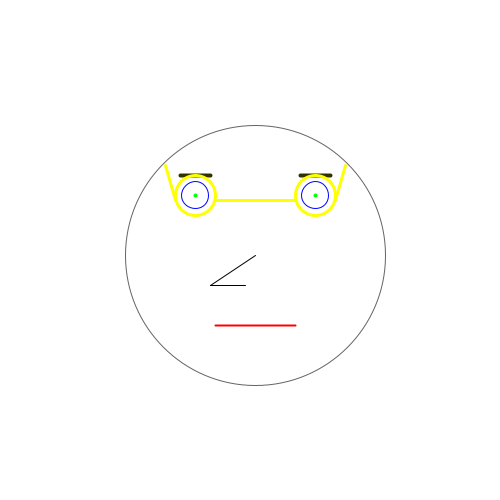
Frame 1 (no input)
Frame 60 (the mouse pressed at the canvas centre just before this capture): identical to frame 1, image omitted
Frame 120 (the mouse held since frame 60 and released just before this capture): identical to frame 1, image omitted

The Processing sketch that drew this single still picture (run headless with seeded random() and noise(); from frame 60 on, the mouse is pressed at the canvas centre):

// Processing sketch: processing_7648
// ── processing_7648.pde

//the many faces of Dashiell Farewell: use the Q key to draw head and facial
//hair, as much or as little as you want! Odds are any combination you come up 
//with, the ever fickle Dashiell has had at some point in his life! Press Q to 
//start drawing where the mouse moves and press any other key to stop. Also press
//the W key to make the mouth open or press the C key to change regular glasses
//to stylish sunglasses. Finally, press T to make him put on something more stylish!



void setup()

{
  size(500, 500);
  background(255);
  smooth();
  stroke(100);

  ellipse(255, 255, 260, 260); //head

  noFill();
  stroke(0, 0, 300);
  strokeWeight(1);
  ellipse(195, 195, 27, 27); //left eye

  stroke(0,300,0);
  strokeWeight(4);
  point(195, 195);//left pupil

  stroke(50, 50, 0);
  strokeWeight(4);
  line(180, 175, 210, 175);//left eyebrow

  stroke(300, 300, 0);
  strokeWeight(3);
  ellipse(195, 195, 40, 40); //left glasses

  noFill();
  stroke(0, 0, 300);
  strokeWeight(1);
  ellipse(315, 195, 27, 27); //right eye

  stroke(0,300,0);
  strokeWeight(4);
  point(315, 195);//right pupil

  stroke(50, 50, 0);
  strokeWeight(4);
  line(300, 175, 330, 175);//right eyebrow


  stroke(300, 300, 0);
  strokeWeight(3);
  ellipse(315, 195, 40, 40); //right glasses

  stroke(300, 300, 0);
  line(215, 200, 295, 200); //connecting lenses

  line(175, 200, 165, 165); //left ear piece

  line(335, 200, 345, 165);//right ear piece

  stroke(0);
  strokeWeight(1);
  line(255, 255, 210, 285);
  line(210, 285, 245, 285);//nose

  stroke(300, 0, 0);
  strokeWeight(2);
  line(215, 325, 295, 325);//mouth
}

void draw()
{
  if (key=='q')
  {
    stroke(113, 73, 8, 50);
    fill(113, 73, 8, 50);
    ellipse(random(mouseX-5, mouseX+5), random(mouseY-5, mouseY+5), 10, 10);//draw hair
  }

  if (key=='w')

  {   

    noFill();
    stroke(300, 0, 0);
    strokeWeight(2);
    smooth();
    bezier(215, 325, 225, 340, 305, 340, 295, 325);//open mouth
  }

  if (key=='c')
  {
    fill(0);
    stroke(0);
    strokeWeight(3);
    ellipse(195, 195, 40, 40);
    ellipse(315, 195, 40, 40);
    stroke(0);
    line(215, 200, 295, 200); 
    line(175, 200, 165, 165); 
    line(335, 200, 345, 165); //put on sunglasses
  }


  if (key=='t')
  {
    smooth();
    fill(0);
    stroke(0);
    rect(155, 385, 200, 200);
    stroke(300, 0, 0);
    fill(255);
    stroke(255);
    triangle(250, 450, 300, 385, 200, 385);
    fill(300, 0, 0);
    stroke(300, 0, 0);
    ellipse(255, 390, 25, 25);
    triangle(255, 390, 225, 375, 225, 405);
    triangle(255, 390, 285, 375, 285, 405);//put on a suit

  }
}
